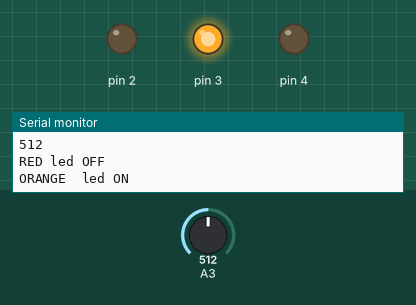
Simulated run of this sketch. Board: Arduino Uno, built with avr-gcc and run on an emulated ATmega328P. Shown: output pins drawn as LEDs (lit = HIGH), the last lines printed to the serial monitor. The inputs (shaded band) are chosen by the test bench; at power-on: A3 = 512.

Above: at 1.2 s.
1.3 s: A3 set to 592
4.3 s: A3 set to 615
At 5.3 s:
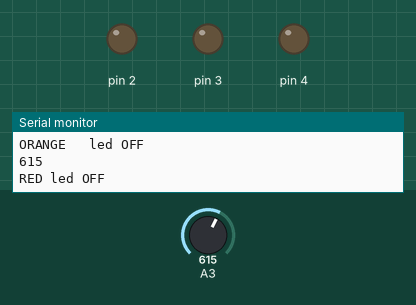
5.8 s: A3 set to 792
7.3 s: A3 set to 808
At 7.9 s:
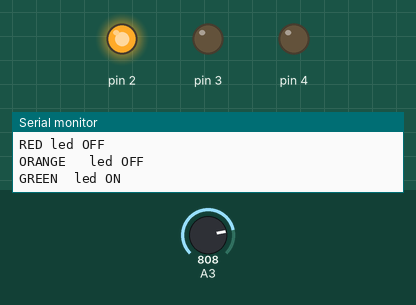
8.8 s: A3 set to 190
At 9.6 s:
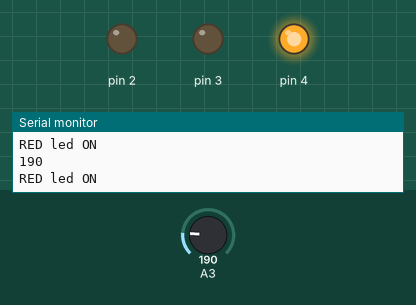
10.3 s: A3 set to 218
At 10.9 s:
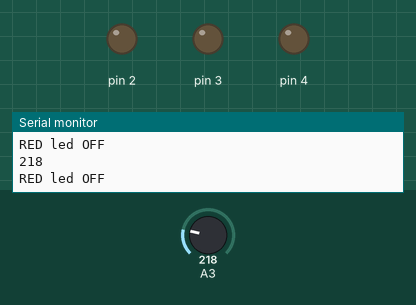
Timing chart, 0 to 13.3 s (numbered marks = the images above; inputs shaded):
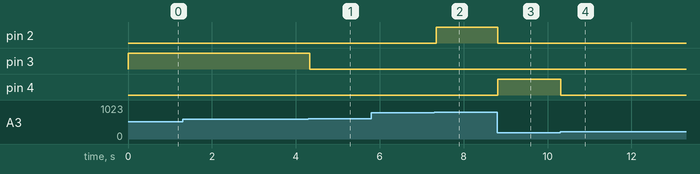

Measured:
- the behaviour switches between 600 and 601 on A3 (found by bisection; images 0 and 1)
- the behaviour switches between 799 and 800 on A3 (found by bisection; images 1 and 2)
- the behaviour switches between 200 and 201 on A3 (found by bisection; images 3 and 4)
- after the input at 4.3 s, pin 3: HIGH → LOW at once
- after the input at 7.3 s, pin 2: LOW → HIGH after 0.05 s
- after the input at 8.8 s, pin 2: HIGH → LOW at once; pin 4: LOW → HIGH at once
- after the input at 10.3 s, pin 4: HIGH → LOW at once

The sketch:

cool_gogo_juttuli1__1_.ino
```cpp
// C++ code
//
int sensor = 0;

void setup()
{
  pinMode(A3, INPUT);
  Serial.begin(9600);
  pinMode(4, OUTPUT);
  pinMode(3, OUTPUT);
  pinMode(2, OUTPUT);
}

void loop()
{
  sensor = analogRead(A3);
  Serial.println(sensor);
  if (sensor >= 0) {
    if (sensor <= 200) {
      digitalWrite(4, HIGH);
      digitalWrite(3, LOW);
      digitalWrite(2, LOW);
      Serial.println("RED led ON");
    } else {
      digitalWrite(4, LOW);
      Serial.println("RED led OFF");
    }
  }
  if (sensor >= 400) {
    if (sensor <= 600) {
      digitalWrite(4, LOW);
      digitalWrite(3, HIGH);
      digitalWrite(2, LOW);
      Serial.println("ORANGE  led ON");
    } else {
      digitalWrite(3, LOW);
      Serial.println("ORANGE   led OFF");
    }
  }
  if (sensor >= 800) {
    if (sensor <= 1200) {
      digitalWrite(4, LOW);
      digitalWrite(3, LOW);
      digitalWrite(2, HIGH);
      Serial.println("GREEN  led ON");
    } else {
      digitalWrite(2, LOW);
      Serial.println("GREEN   led OFF");
    }
  }
  delay(10); // Delay a little bit to improve simulation performance
}
```
